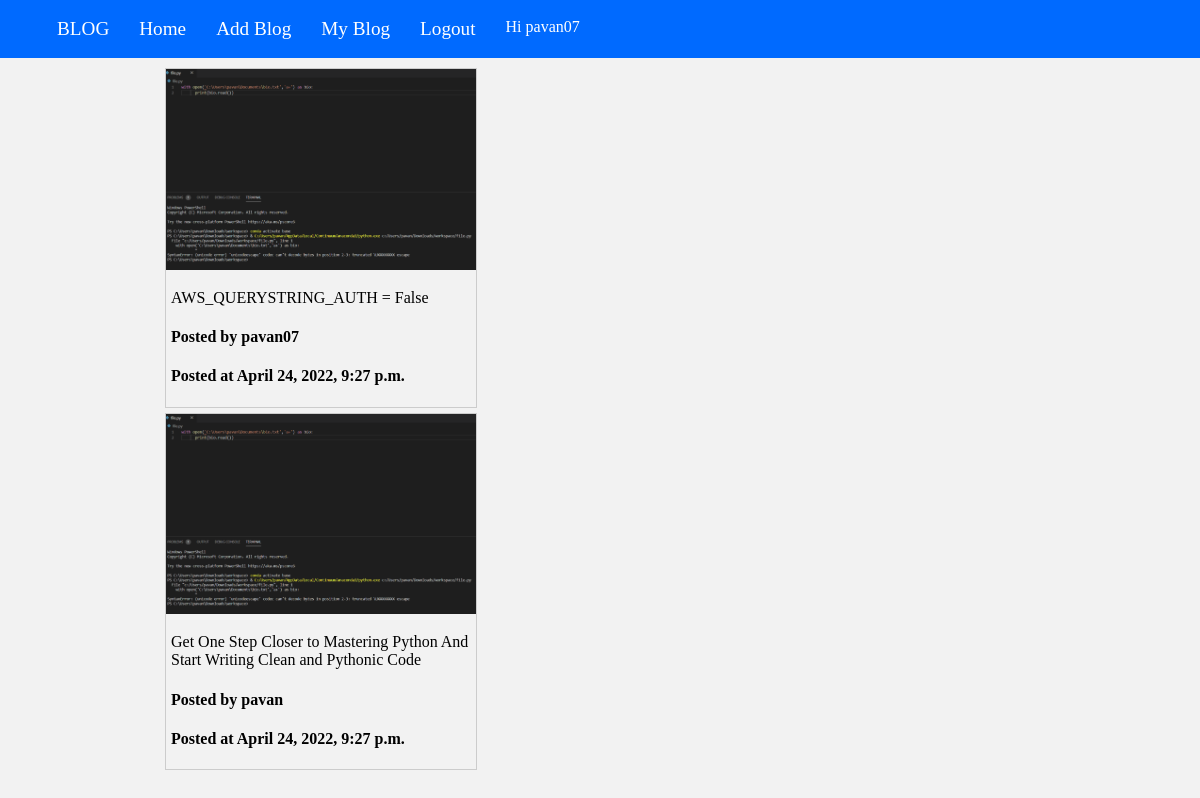
The page / (signed in) on the database its author committed.
### blog/models.py (models this page shows)
class blog(models.Model):
    user  = models.ForeignKey(User,on_delete=models.CASCADE)
    title = models.TextField()
    content  = models.TextField()
    date_posted = timezone.localtime(timezone.now())
    img1 = models.ImageField(upload_to='images/',blank=True)
    img2 = models.ImageField(upload_to='images/',blank=True)
    id = models.AutoField(primary_key=True)

### blog/views.py (the view)
# urls.py: path('',home,name='home'),
@login_required(login_url='login')
def home(request):
    blogs = blog.objects.all()
    name = User.username
    run = True
    if len(blogs) ==0:
        run = False
    return render(request,'home.html',{'blogs':blogs,'User':User,'run':run})

### blog/templates/home.html (shortened to what this page needs)
{% load static%}
<!DOCTYPE html>
<html>
<head>
	<link rel="stylesheet" href="{%static 'home2.css'%}">
</head>
<body>
<div class="nav">
    <ul>
        <li><a href="{% url 'home' %}">BLOG</a></li>
        <li><a href="{% url 'home' %}">Home</a></li>
		<li><a href="{% url 'add_blog' %}">Add Blog</a></li>
		<li><a href = "{%url 'my_blog'%}">My Blog</a></li>
        <li ><a href="{% url 'logout' %}">Logout</a></li>
		<li>Hi {{user.username}}</li>
    </ul>
</div>
<div class = "box">
	{%if run%}
	{%for blog in blogs%}
	<div class="gallery">
		<a target="_blank" href="{%url 'blog_view' blog.id %}">
		<img src="{{ blog.img1.url }}" alt=""></a>
		<div class="desc">{{blog.title}}</div>
		<h4 class="user_name">Posted by {{blog.user.username}}</h4>
		<h4 class="time_stamp">Posted at {{blog.date_posted}}</h4>
	</div>
	{% endfor %}
	{%else%}
	<h1>No blogs to display, Go on write your first blog</h1>
	{%endif%}
</div>
</body>
</html>

### blog/static/home2.css (style rules this page uses)
body { background-color: #f2f2f2; margin: 0; }
.nav { background-color: #006aff; color: #fff; display: flex; justify-content: space-between; align-items: left; padding: 2px; margin-top: 0; }
.nav ul { display: flex; justify-content: space-between; list-style: none; }
.nav ul li { padding:0 15px; }
.nav ul li a { color: #fff; text-decoration: none; font-size: larger; margin-top: 5px; }
.box { margin: 10px 150px; flex-wrap: wrap; justify-content: center; }
.gallery { flex : 1; flex-basis: 300px; margin: 5px 15px; border: 1px solid #ccc; width: 310px; }
div.gallery img { width: 100%; height: auto; }
.desc { padding: 15px 5px 0px 5px; text-align: left; max-height: 105px; overflow-y: scroll; }
.user_name { margin-left: 5px; }
.time_stamp { margin-left: 5px; }

### rows shown on the page
blog: img1 (picture), title "AWS_QUERYSTRING_AUTH = False", user.username "pavan07", date_posted "April 24, 2022, 9:27 p.m."
blog: img1 (picture), title "Get One Step Closer to Mastering Python And Start Writing Clean and Pythonic Code", user.username "pavan", date_posted "April 24, 2022, 9:27 p.m."

### other values the page prints
{{ user.username }} "pavan07"
